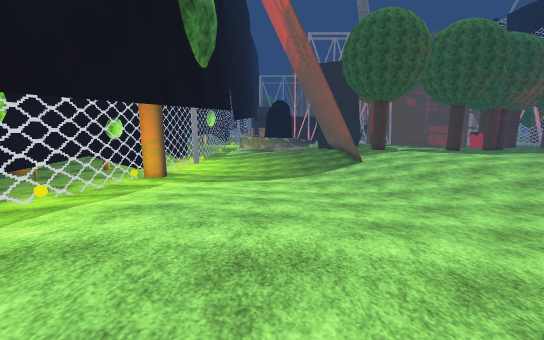
view 1 (above)

24 first-person views from a walk through a 3-D level made in the Unity game engine. The camera is 1.5 m above the floor, tilts 10° down and sees 90° across. The floor is counted in squares, 1 m on a side. Each view is taken from the middle of a square. On the plan, view 1 faces up. The plan holds only what a view shows up to about 14 squares ahead; the rest is blank. The place goes on beyond the plan. Some trees and plants on the terrain are drawn as simple stand-ins. Some surface patterns are stand-ins.

view 2
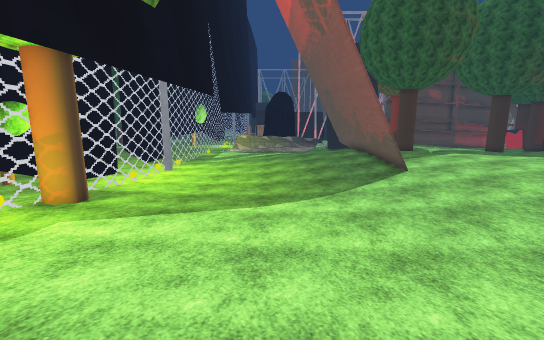

view 3
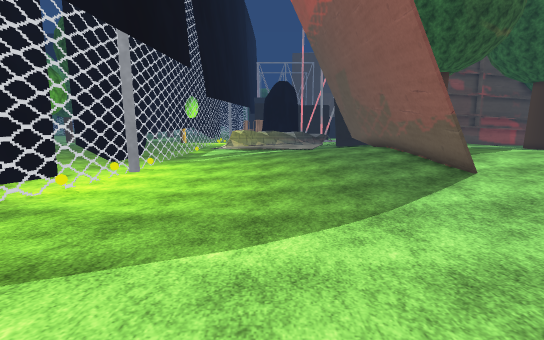

view 4
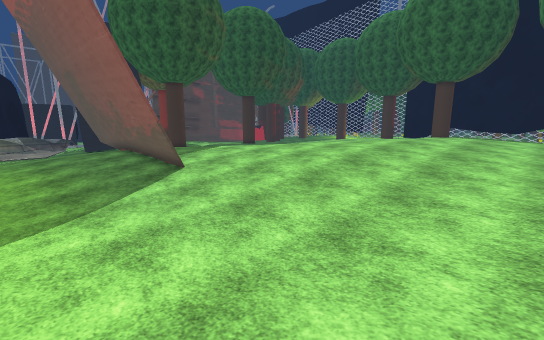

view 5
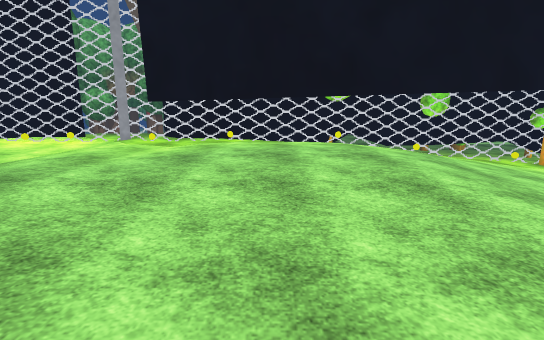

view 6
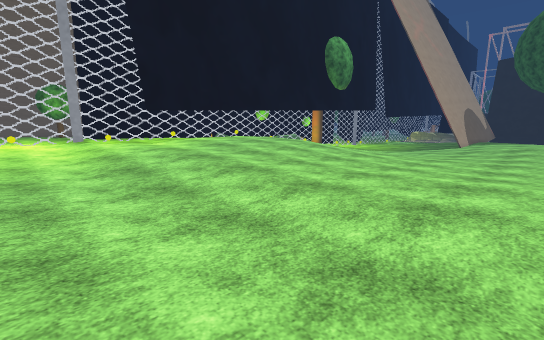

view 7
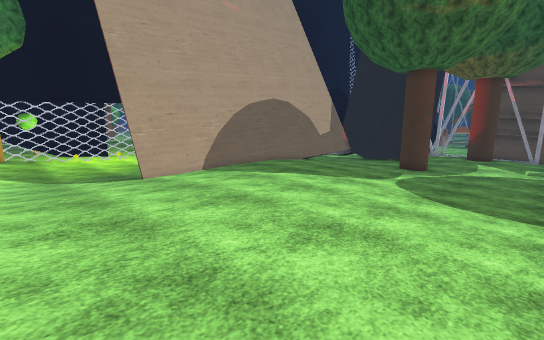

view 8
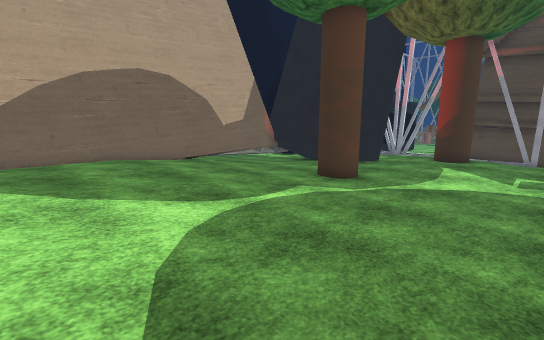

view 9
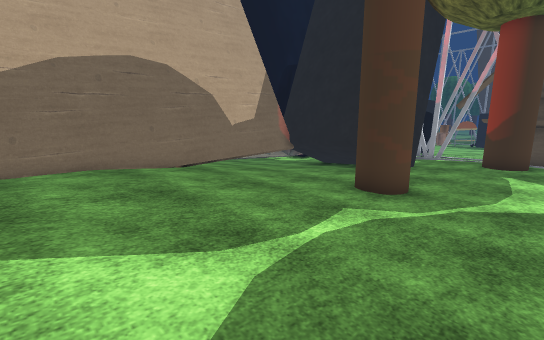

view 10
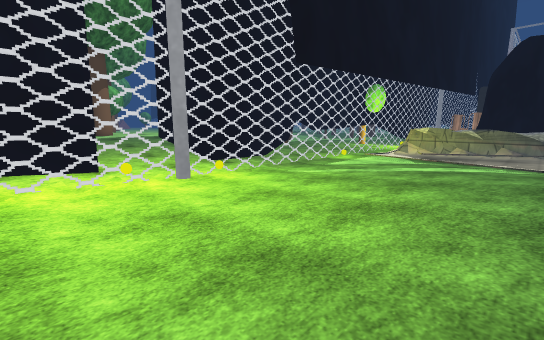

view 11
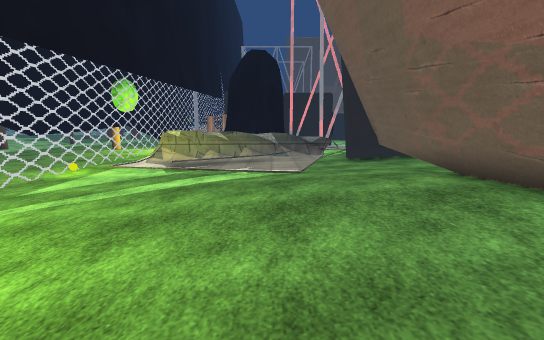

view 12
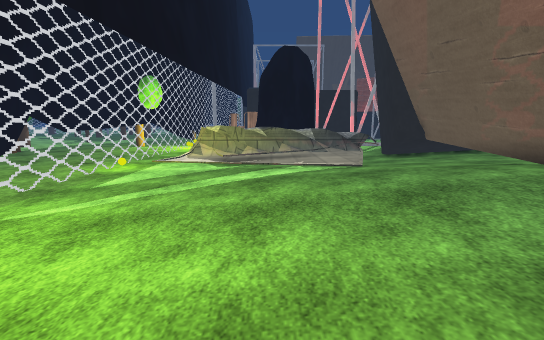

view 13
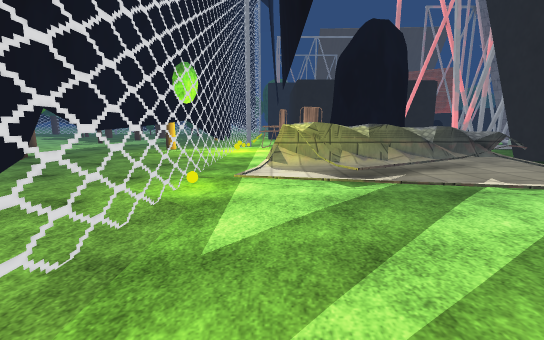

view 14
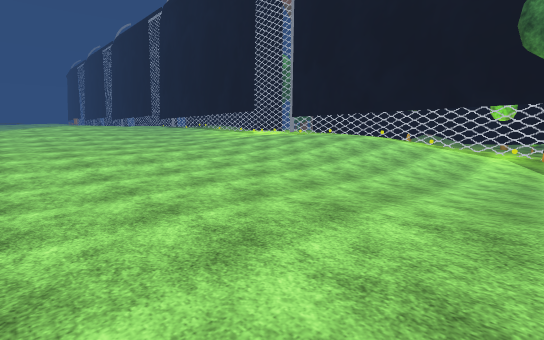

view 15
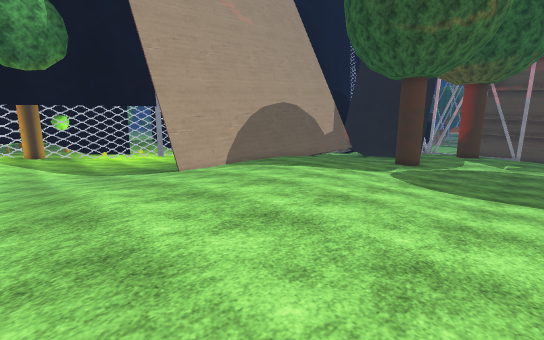

view 16
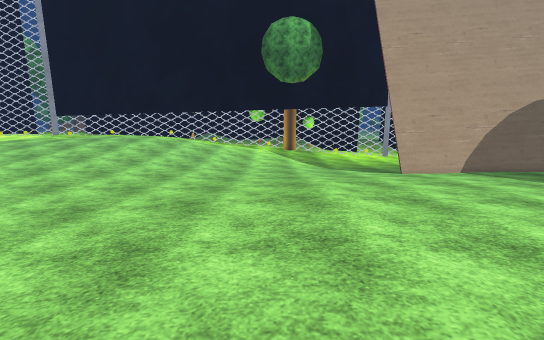

view 17
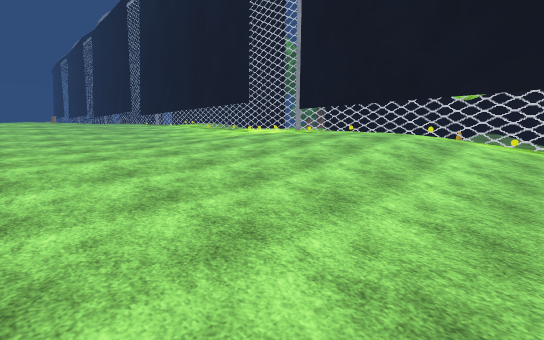

view 18
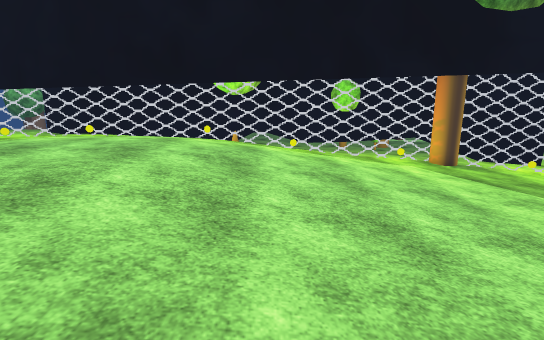

view 19
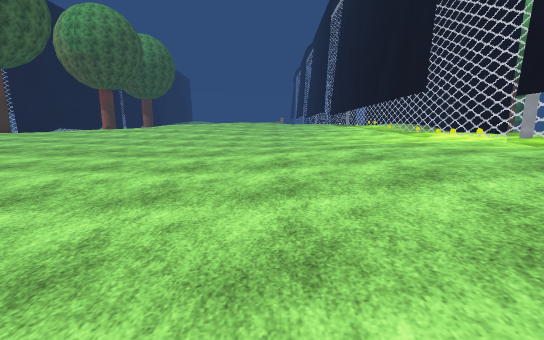

view 20
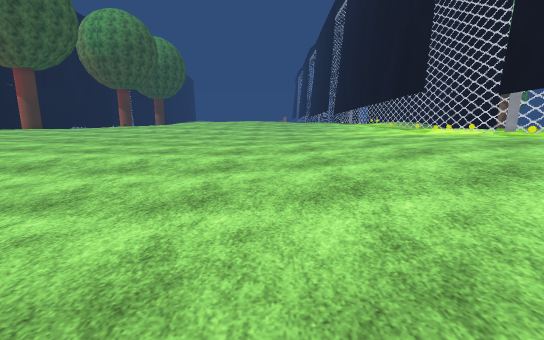

view 21
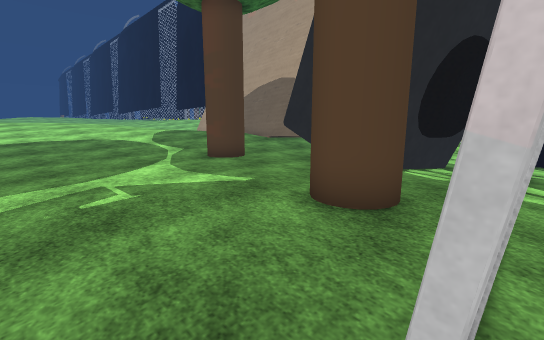

view 22
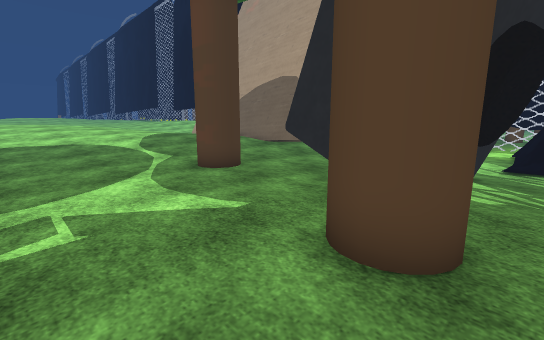

view 23
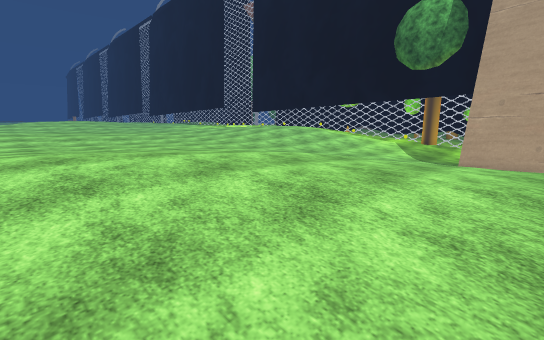

view 24
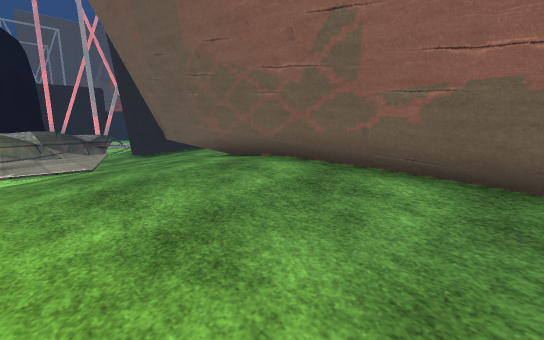

### Floor plan
Key: @ floor where view 1 was taken; # wall or solid block; x gap in a wall; . main floor; : floor 0.25 m higher than the main floor; - floor 0.25 m lower than the main floor; + floor 0.5 m higher than the main floor; _ floor 0.5 m lower than the main floor; < floor 0.75 m lower than the main floor; ( floor 1 m lower than the main floor; ! floor 1.25 m lower than the main floor; ? floor 1.5 m lower than the main floor; / step, stairs or slope; = window, fence, low wall or low ledge; ^ raised ledge; T tree; O other object.
Columns run from 8 left of view 1 to 18 right of it. Each row starts with its distance up from view 1.
 39   =?   O  OO?##/// ##(((##!
 38  ?=?   OOOO/????!!!(((T(((
 37  ?=?    OO//??#####((TTT((!
 36  ?=?    ############((T((((
 35  ?=?#############  #(((((((
 34  ?=?!###^#^==####  #(((((((
 33  ?=/!====#!!/ ######(((((((
 32  ?=?!!//!!!!/!#####(((((((!
 31  ?=???//!!!(/!#=(((TT(((((!
 30  ?=??!!!!/////#=(((TTT((((!
 29  ?=??!!!!!((//#=((((((((((!
 28  ?=?!!!!!(((<<#<<<<((((((((
 27  ?=?!!!!(((<<<#<<<<<<((((((
 26  ?=??!!!((<<<##___<<<<(((((
 25  ?=?!!!!((<<<##____<<<<<(((
 24  ?=?!!!!((<<<##______<<<<<<
 23  !=??!!!(((<<##________<<<<
 22  !#!?!!!!((<<##__---____<<<
 21  !=!!!!!!((<<##_------_____
 20 #!=!!!!!!(((<##_--------___
 19 #!=!!!!!!(((<#=__---------_
 18 #(=!!!!!!!((<#=__---...----
 17  (=!!!!!!!(((//__---.....--
 16  (=((!!!!((((<//_---.......
 15  <=((((((((((<</_---.......
 14  <TT<(((((((<<///--....:...
 13  <T<<<<(((((<<</_--....::::
 12  _=_<<<<<<<<<<<__---...::::
 11  _=___<<<<<<<<<___--.....::
 10  _=_//////<<<<<___---......
  9  -=/////////<<____----.....
  8  -=/////////______------...
  7  -=/////////_______------..
  6   =/////////--___---------.
  5   =:::://///---------------
  4   =+++++:::..--------------
  3   = +++++::...------------.
  2   = + ++++::..-----------..
  1   = +#++++::...---------...
  0   =++#++@+::....----......
 -1   =++#++++::..............
 -2   =++#++++:::............:
 -3   =++x++++::::.........:::
 -4   =+++++++::::.........:::
 -5   =+++++++:::::......:::::
 -6   =++++++::::.......
 -7   #++++::::................
 -8  +=+:::::.................:
 -9  +=:::::................:::
-10   =::::::............

Positions as (right, up) in squares from view 1, and headings:
1: (0, 0), facing up
2: (0, 6), facing up
3: (0, 10), facing up
4: (1, 8), facing up-right
5: (7, 0), facing left
6: (11, -10), facing up-left
7: (17, 14), facing up-left
8: (17, 22), facing up-left
9: (15, 23), facing up-left
10: (2, 18), facing up-left
11: (2, 21), facing up
12: (0, 21), facing up
13: (-4, 25), facing up
14: (17, 13), facing down-left
15: (18, 12), facing up-left
16: (18, 12), facing left
17: (12, 8), facing down-left
18: (6, 6), facing left
19: (5, 5), facing down
20: (6, 7), facing down
21: (18, 39), facing down-left
22: (17, 38), facing down-left
23: (18, 20), facing down-left
24: (1, 20), facing up-right
